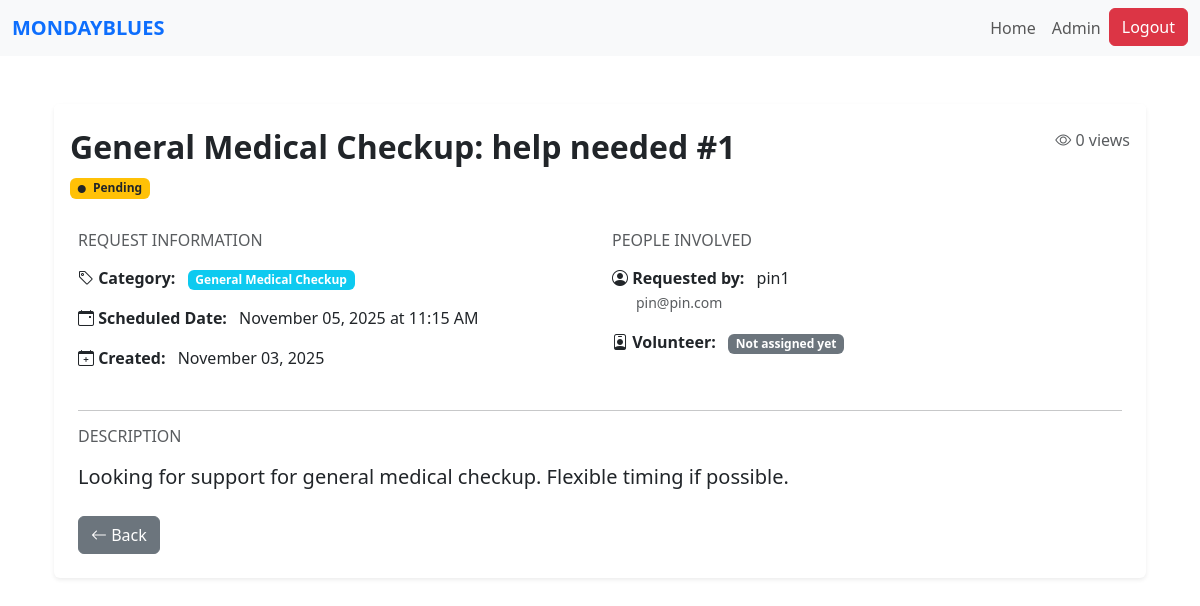
The page /request/1 (signed in) on the database its author committed.
### website/models.py (models this page shows)
class Request(db.Model):
    id = db.Column(db.Integer, primary_key=True)
    title = db.Column(db.String(150), nullable=False)
    description = db.Column(db.Text, nullable=False)
    category_id = db.Column(db.Integer, db.ForeignKey('category.id'), nullable=False)
    category = db.relationship('Category', backref='requests')
    status = db.Column(db.String(20), default='Pending')  # Pending, Accepted, Completed
    scheduled_datetime = db.Column(db.DateTime, nullable=False)
    view_count = db.Column(db.Integer, default=0)
    date_created = db.Column(db.DateTime, default=datetime.utcnow)
    user_id = db.Column(db.Integer, db.ForeignKey('user.id'), nullable=False)
    volunteer_id = db.Column(db.Integer, db.ForeignKey('volunteer.id'), nullable=True)
    csr_id = db.Column(db.Integer, db.ForeignKey("csr.user_id"), nullable=True)
    user = db.relationship('User', backref=db.backref('requests', lazy=True, cascade='all, delete-orphan'), lazy=True)
    volunteer = db.relationship('Volunteer', backref=db.backref('assigned_requests', lazy=True), lazy=True)

class Category(db.Model):
    id = db.Column(db.Integer, primary_key=True)
    name = db.Column(db.String(100), unique=True, nullable=False)
    description = db.Column(db.String(250))
    date_created = db.Column(db.DateTime, default=datetime.utcnow)

class User(db.Model, UserMixin):
    id = db.Column(db.Integer, primary_key=True)
    name = db.Column(db.String(150))
    email = db.Column(db.String(150), unique=True)
    password = db.Column(db.String(150))
    date_created = db.Column(db.DateTime(timezone=True), default=func.now())
    role = db.Column(db.String(50), default='PIN')
    status = db.Column(db.String(20), default='Pending')  # Pending, Approved, Suspended
    """    total_rating = db.Column(db.Float, default=0)
    num_ratings = db.Column(db.Integer, default=0)

    def update_rating(self, new_rating: float):
        #Update overall CSR rating with a new rating value.
        if self.num_ratings == 0:
            self.total_rating = new_rating
        else:
            self.total_rating = ((self.total_rating * self.num_ratings) + new_rating) / (self.num_ratings + 1)
        self.num_ratings += 1"""

### website/views.py (the view)
@views.route('/request/<int:id>')
@login_required
def view_request(id):
    req = Request.query.get_or_404(id)
    if req.user_id != current_user.id:
        req.view_count += 1
        db.session.commit()
    owner = User.query.get(req.user_id)
    return render_template('view_req.html', req=req, owner=owner)

### website/templates/view_req.html (shortened to what this page needs)
{% extends "base.html" %}
{% block content %}
<div class="container my-5">
    <div class="card shadow-sm border-0">
        <div class="card-header bg-white border-0 pt-4">
            <div class="d-flex justify-content-between align-items-start">
                <div>
                    <h2 class="fw-bold mb-2">{{ req.title }}</h2>
                    <span class="badge
                        {% if req.status == 'Pending' %} bg-warning text-dark
                        {% elif req.status == 'Assigned' %} bg-primary
                        {% elif req.status == 'Accepted' %} bg-info
                        {% elif req.status == 'Completed' %} bg-success
                        {% else %} bg-secondary {% endif %}">
                        <i class="bi bi-circle-fill me-1" style="font-size: 0.5rem;"></i>
                        {{ req.status }}
                    </span>
                </div>
                <div class="text-end">
                    <p class="text-muted mb-0">
                        <i class="bi bi-eye"></i> {{ req.view_count }} views
                    </p>
                </div>
            </div>
        </div>
        <div class="card-body p-4">
            <div class="row mb-4">
                <div class="col-md-6">
                    <h6 class="text-muted text-uppercase mb-3">Request Information</h6>
                    <div class="mb-3">
                        <strong><i class="bi bi-tag"></i> Category:</strong>
                        <span class="badge bg-info ms-2">{{ req.category.name if req.category else req.category }}</span>
                    </div>
                    <div class="mb-3">
                        <strong><i class="bi bi-calendar-event"></i> Scheduled Date:</strong>
                        <span class="ms-2">{{ req.scheduled_datetime.strftime('%B %d, %Y at %I:%M %p') }}</span>
                    </div>
                    <div class="mb-3">
                        <strong><i class="bi bi-calendar-plus"></i> Created:</strong>
                        <span class="ms-2">{{ req.date_created.strftime('%B %d, %Y') }}</span>
                    </div>
                </div>
                <div class="col-md-6">
                    <h6 class="text-muted text-uppercase mb-3">People Involved</h6>
                    <div class="mb-3">
                        <strong><i class="bi bi-person-circle"></i> Requested by:</strong>
                        <span class="ms-2">{{ owner.name }}</span>
                        <br>
                        <small class="text-muted ms-4">{{ owner.email }}</small>
                    </div>
                    {% if req.volunteer %}
                    <div class="mb-3">
                        <strong><i class="bi bi-person-badge"></i> Assigned to:</strong>
                        <span class="ms-2">{{ req.volunteer.user.name }}</span>
                        <br>
                        <small class="text-muted ms-4">
                            {% if req.volunteer.category %}
                                Category: {{ req.volunteer.category.name }}
                            {% endif %}
                        </small>
                    </div>
                    {% else %}
                    <div class="mb-3">
                        <strong><i class="bi bi-person-badge"></i> Volunteer:</strong>
                        <span class="badge bg-secondary ms-2">Not assigned yet</span>
                    </div>
                    {% endif %}
                </div>
            </div>
            <hr>
            <div class="mb-4">
                <h6 class="text-muted text-uppercase mb-3">Description</h6>
                <p class="lead">{{ req.description }}</p>
            </div>
            <div class="d-flex justify-content-between mt-4">
                <a href="javascript:history.back()" class="btn btn-secondary">
                    <i class="bi bi-arrow-left"></i> Back
                </a>
                </div>
            </div>
        </div>
    </div>
</div>
<link rel="stylesheet" href="https://cdn.jsdelivr.net/npm/bootstrap-icons@1.10.0/font/bootstrap-icons.css">
{% endblock %}

### rows shown on the page
Request: title "General Medical Checkup: help needed #1", status "Pending", view_count "0", scheduled_datetime "November 05, 2025 at 11:15 AM", date_created "November 03, 2025", description "Looking for support for general medical checkup. Flexible timing if possible."
Category: category "General Medical Checkup"
User: name "pin1", email "pin@pin.com"
